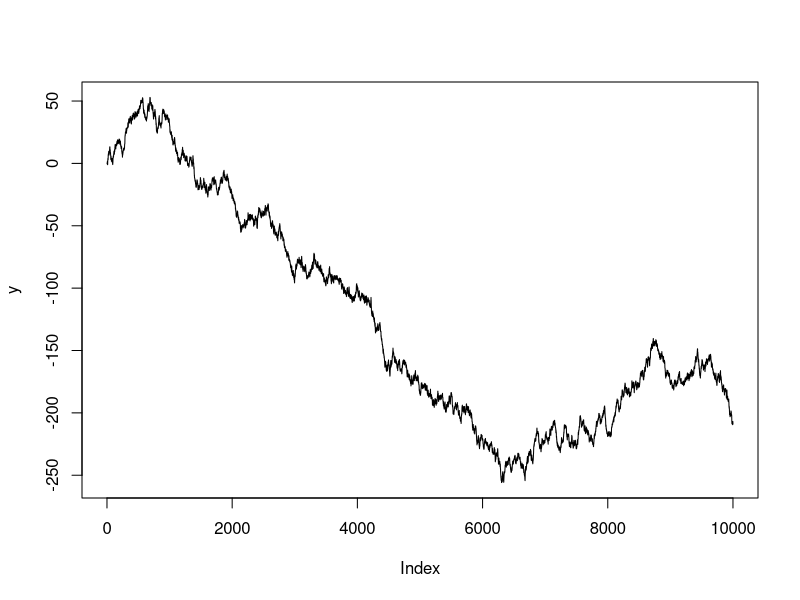
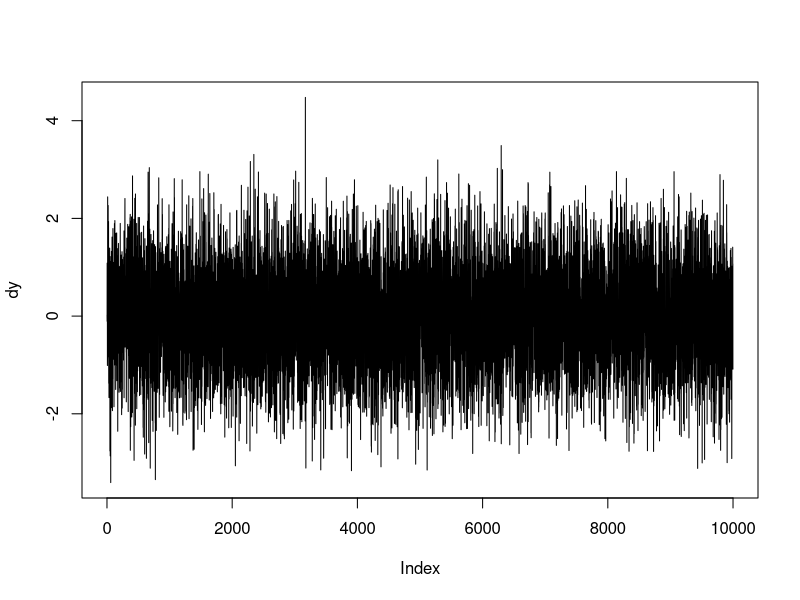
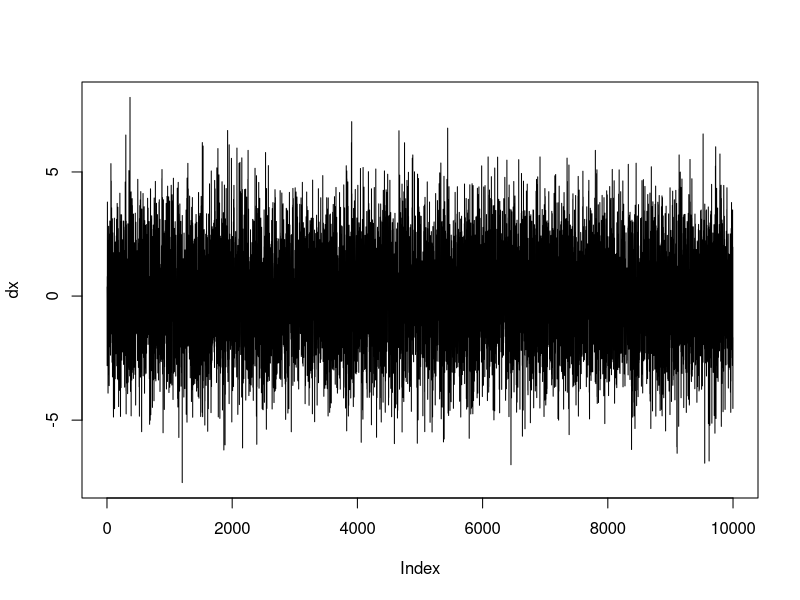
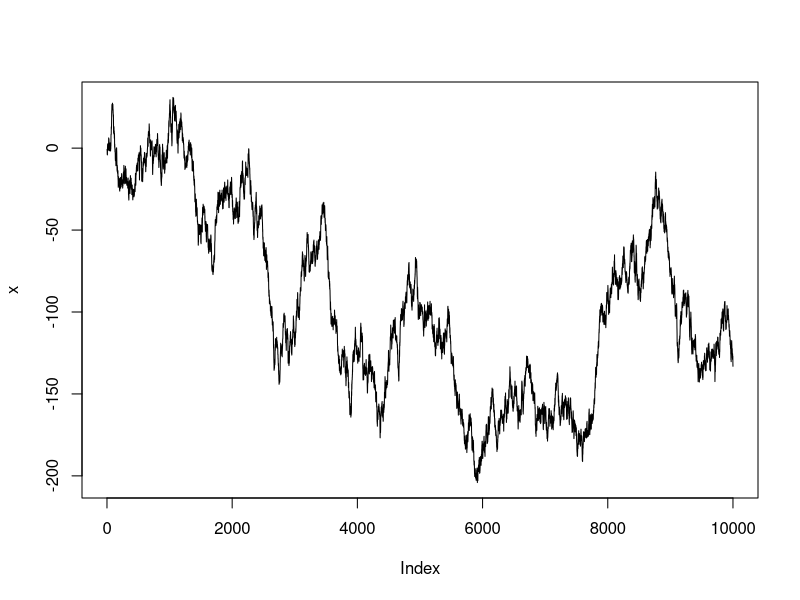

These charts were generated, in order, by the following R code:
x0 <- 0
y0 <- 0

n <- 10000

x <- rep(NaN, n)
y <- rep(NaN, n)

x[1] <- x0 + rnorm(1,mean = 0, sd = 2)


epsy <- rnorm(n, mean = 0, sd = 1)
y[1] <- y0 + epsy[1]

for(t in 2:n){
  x[t] <- x[t-1] + rnorm(1,0,2)
}

for(t in 2:n){
  y[t] <- y[t-1] + epsy[t]
}


plot(y, type='l')

dy <- diff(y)
dx <- diff(x)

library(urca)

plot(dy, type='l')
plot(dx, type='l')

summary(ur.ers(x))
summary(ur.ers(y))

summary(ur.ers(dx)) #REject the null of non-stationarity at 1%
summary(ur.ers(dy)) #Reject the null of non-stationarity at 1 % level.

library(lmtest)

grangertest(dx,dy)
#We cannot reject the null hypothesis that the first lag of dx
# does not help forecast dy. -> We cannot reject the null hypothesis
# of dx not (!!!) Granger-causing dy. (-> dx does not granger cause dy).S

grangertest(dy,dx)

plot(x, type='l')

summary(lm(y~x))
summary(lm(x~y))
summary(lm(chicken ~ egg, data = ChickEgg)) #Don't do this.
#Spurious regression!!

summary(lm(dy~dx))
summary(lm(dx~dy))
